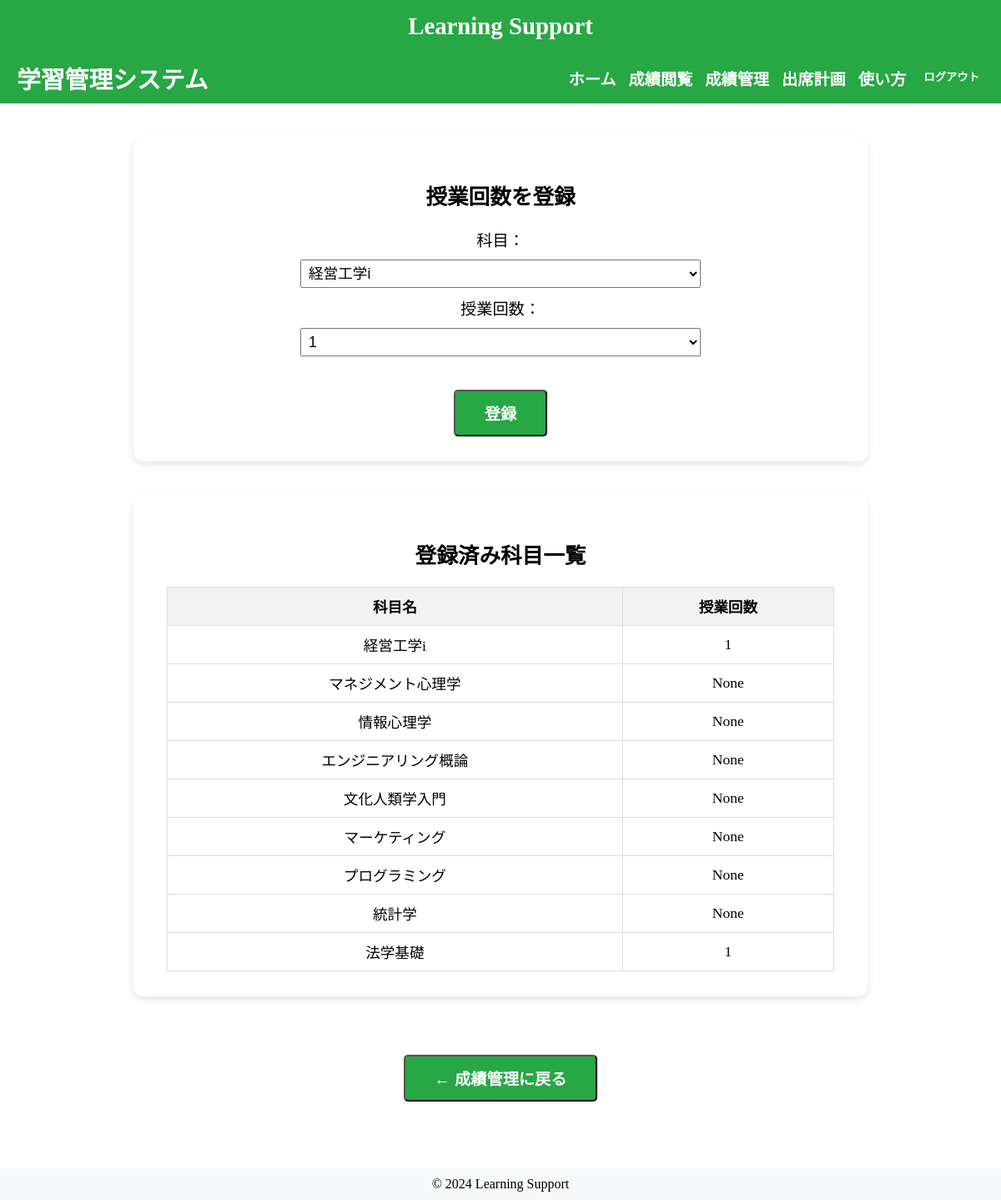
The page /core/register/class_count/ (signed in) on the database its author committed.
### core/models.py (models this page shows, shortened)
class Subject(models.Model):
    SUBJECT_CLASS_CHOICES = [
        ('必修', '必修'),
        ('教養', '教養'),
        ('専門', '専門'),
    ]
    DAY_CHOICES = [
        ('月', '月曜日'),
        ('火', '火曜日'),
        ('水', '水曜日'),
        ('木', '木曜日'),
        ('金', '金曜日'),
    ]
    subject_id = models.AutoField(primary_key=True)
    student = models.ForeignKey(Student, on_delete=models.CASCADE)
    subject_name = models.CharField(max_length=50)
    subject_class = models.CharField(max_length=10, choices=SUBJECT_CLASS_CHOICES)
    subject_score = models.IntegerField(null=True, blank=True)
    attend_days = models.IntegerField(default=0)
    lesson_count = models.IntegerField(null=True, blank=True)
    day_of_week = models.CharField(max_length=2, choices=DAY_CHOICES, default='月')
    date = models.CharField(max_length=10, default="月曜日")
    table = models.CharField(max_length=10, default="1限目")
    class Meta:
        constraints = [
            models.UniqueConstraint(
                fields=['student', 'subject_name'],
                name='unique_student_subject'
            )
        ]

### core/views.py (the view, shortened to what this page needs)
# urls.py: path('register/class_count/', views.class_count_register, name='class_count_register'), #授業回数登録
@login_required
def class_count_register(request):
    student = Student.objects.get(user=request.user)
    subjects = Subject.objects.filter(student=student)
    lesson_range = range(1, 16)  # 1～15
    return render(request, "core/class_count_register.html", {
        "subjects": subjects,
        "lesson_range": lesson_range,
    })

### core/templates/core/class_count_register.html (shortened to what this page needs)
{% extends 'base.html' %}
{% block content %}
<header style="display: flex; justify-content: space-between; align-items: center; padding: 10px 20px; background-color: #28a745; color: white; font-size:1.2rem;">
    <h1 style="margin: 0; font-size: 1.8rem;">学習管理システム</h1>
    <nav>
        <ul style="list-style: none; display: flex; gap: 15px; margin: 0; padding: 0; font-size:1.2rem;">
            <li><a href="{% url 'core:student_home' %}" style="text-decoration: none; color: white; font-weight: bold;">ホーム</a></li>
            <li><a href="{% url 'core:grade_view' %}" style="text-decoration: none; color: white; font-weight: bold;">成績閲覧</a></li>
            <li><a href="{% url 'core:manage_grades' %}" style="text-decoration: none; color: white; font-weight: bold;">成績管理</a></li>
            <li><a href="{% url 'core:attendance_plan' %}" style="text-decoration: none; color: white; font-weight: bold;">出席計画</a></li>
            <li><a href="{% url 'core:manual' %}" style="text-decoration: none; color: white; font-weight: bold;">使い方</a></li>
            <li>
                <form method="POST" action="{% url 'core:logout' %}" style="display: inline;">
                    <button type="submit" style="background: none; border: none; color: white; font-weight: bold; cursor: pointer;">ログアウト</button>
                </form>
            </li>
        </ul>
    </nav>
</header>
<div style="padding:40px;display:flex;flex-direction:column;align-items:center;font-size:1.1rem;">
    <div style="background:white;padding:30px 40px;border-radius:12px;box-shadow:0 4px 10px rgba(0,0,0,0.1);width:90%;max-width:800px;text-align:center;">
        <h2 style="font-size:1.6rem;">授業回数を登録</h2>
        <form method="POST" action="{% url 'core:class_count_register' %}" style="margin-top:20px;">
            <label style="font-size:1.2rem;">科目：</label><br>
            <select name="subject_id" class="form-control" style="width:60%;margin:10px auto;font-size:1.1rem;padding:5px;">
                {% for subject in subjects %}
                    <option value="{{ subject.subject_id }}">{{ subject.subject_name }}</option>
                {% endfor %}
            </select><br>
            <label style="font-size:1.2rem;">授業回数：</label><br>
            <select name="lesson_count" class="form-control" style="width:60%;margin:10px auto;font-size:1.1rem;padding:5px;">
                {% for i in lesson_range %}
                    <option value="{{ i }}">{{ i }}</option>
                {% endfor %}
            </select><br>
            <button type="submit" class="btn btn-primary"
                        style="
            padding: 12px 35px;
            font-size: 1.2rem;
            background-color: #28a745;
            color: white;
            text-decoration: none;
            border-radius: 5px;
            font-weight: bold;
            display: inline-block;
            margin-top: 30px;
            ">登録</button>
        </form>
    </div>
    <div style="background:white;margin-top:40px;padding:30px 40px;border-radius:12px;box-shadow:0 4px 10px rgba(0,0,0,0.1);width:90%;max-width:800px;text-align:center;">
        <h2 style="font-size:1.6rem;">登録済み科目一覧</h2>
        <table style="width:100%;border-collapse:collapse;margin-top:15px;text-align:center;font-size:1.1rem;">
            <thead style="background-color:#f2f2f2;">
                <tr>
                    <th style="padding:10px;border:1px solid #ddd;">科目名</th>
                    <th style="padding:10px;border:1px solid #ddd;">授業回数</th>
                </tr>
            </thead>
            <tbody>
                {% for subject in subjects %}
                    <tr>
                        <td style="border:1px solid #ddd;padding:10px;">{{ subject.subject_name }}</td>
                        <td style="border:1px solid #ddd;padding:10px;">{{ subject.lesson_count }}</td>
                    </tr>
                {% empty %}
                    <tr><td colspan="2" style="padding:10px;">登録されていません。</td></tr>
                {% endfor %}
            </tbody>
        </table>
    </div>
    <div style="margin-top:40px;">
        <form method="GET" action="{% url 'core:manage_grades' %}">
            <button type="submit" class="btn btn-secondary"
            style="
            padding: 12px 35px;
            font-size: 1.2rem;
            background-color: #28a745;
            color: white;
            text-decoration: none;
            border-radius: 5px;
            font-weight: bold;
            display: inline-block;
            margin-top: 30px;
            ">← 成績管理に戻る</button>
        </form>
    </div>
</div>
{% endblock %}

### core/static/core/style.css (style rules this page uses)
body { background-color: white; margin: 0; }
header { background-image: url('/static/images/header-bg.jpg'); background-size: cover; background-position: center; color: white; padding: 20px; }
.btn { padding: 10px 20px; background-color: #007bff; color: white; border-radius: 6px; text-decoration: none; }

### rows shown on the page
Subject: subject_name "経営工学i", lesson_count "1"
Subject: subject_name "マネジメント心理学", lesson_count "None"
Subject: subject_name "情報心理学", lesson_count "None"
Subject: subject_name "エンジニアリング概論", lesson_count "None"
Subject: subject_name "文化人類学入門", lesson_count "None"
Subject: subject_name "マーケティング", lesson_count "None"
Subject: subject_name "プログラミング", lesson_count "None"
Subject: subject_name "統計学", lesson_count "None"
Subject: subject_name "法学基礎", lesson_count "1"

### other values the page prints
form field subject_id "経営工学i"
form field lesson_count "1"
